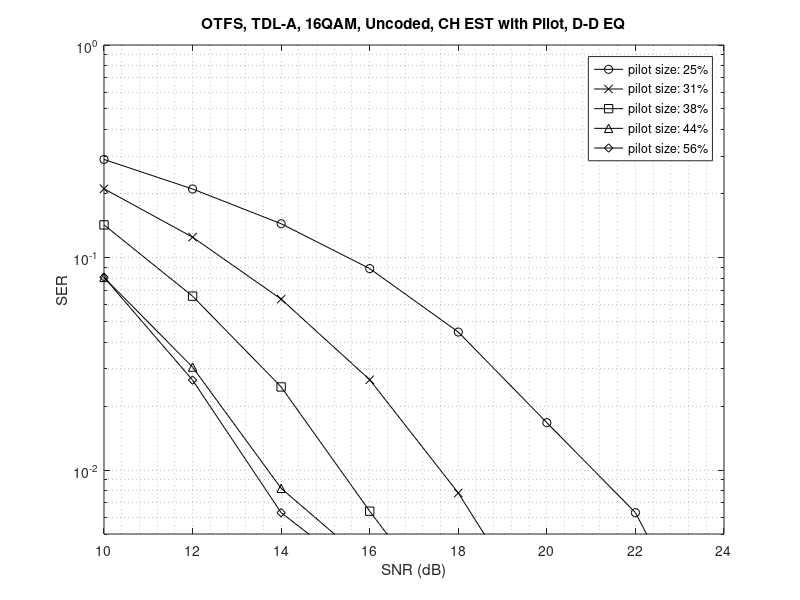
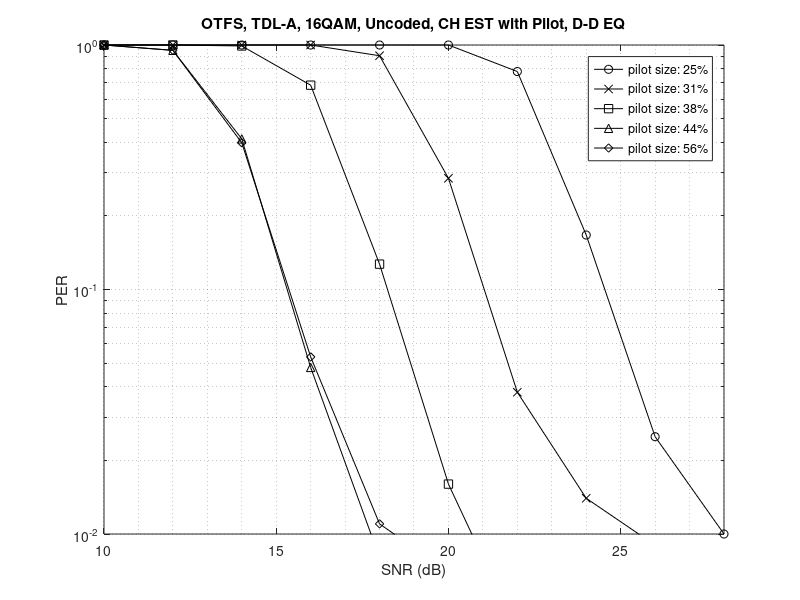

The MATLAB script that drew these images, in order:
% Simulator: test_ch_conv_script
% TDL-A
% 0.01 us rms delay spread
% 3 km/h mobility

% [SNR, NUM PKTS, SER TFEQ, SER DDEQ, PER TFEQ, PER DDEQ]
% 1) OTFS with cyclic postfix / pilot size 16 (channel estimation with pilot)
% 2) OTFS with cyclic postfix / pilot size 20 (channel estimation with pilot)
% 3) OTFS with cyclic postfix / pilot size 24 (channel estimation with pilot)
% 4) OTFS with cyclic postfix / pilot size 28 (channel estimation with pilot)

% with cyclic postfix / synch delayed to prevent inter-symbol interference
% pilot size: 16x14 / guard: 8x14
per_pilot16 = [...
    10.0   1000  0.1554  0.2894  0.3440  1.0000
    12.0   1000  0.0901  0.2101  0.1950  1.0000
    14.0   1000  0.0692  0.1442  0.1430  1.0000
    16.0   1000  0.0368  0.0887  0.0770  1.0000
    18.0   1000  0.0254  0.0446  0.0560  1.0000
    20.0   1000  0.0169  0.0167  0.0420  1.0000
    22.0   1000  0.0133  0.0063  0.0320  0.7790
    24.0   1000  0.0060  0.0010  0.0160  0.1670
    26.0   1000  0.0069  0.0013  0.0190  0.0250
    28.0   1000  0.0049  0.0013  0.0090  0.0100];

% with cyclic postfix / synch delayed to prevent inter-symbol interference
% pilot size: 20x14 / guard: 10x14
per_pilot20 = [...
    10.0   1000  0.1503  0.2106  0.3310  1.0000
    12.0   1000  0.1000  0.1247  0.2140  1.0000
    14.0   1000  0.0610  0.0637  0.1290  1.0000
    16.0   1000  0.0443  0.0266  0.0970  1.0000
    18.0   1000  0.0251  0.0078  0.0530  0.9040
    20.0   1000  0.0194  0.0017  0.0400  0.2850
    22.0   1000  0.0098  0.0020  0.0250  0.0380
    24.0   1000  0.0088  0.0017  0.0270  0.0140
    26.0   1000  0.0084  0.0008  0.0250  0.0090
    28.0   1000  0.0028  0.0004  0.0120  0.0060];
  
% with cyclic postfix / synch delayed to prevent inter-symbol interference
% pilot size: 24x14 / guard: 12x14
per_pilot24 = [...
    10.0   1000  0.1503  0.1424  0.3270  1.0000
    12.0   1000  0.1045  0.0658  0.2110  1.0000
    14.0   1000  0.0747  0.0246  0.1490  0.9910
    16.0   1000  0.0412  0.0064  0.0900  0.6850
    18.0   1000  0.0283  0.0018  0.0680  0.1270
    20.0   1000  0.0157  0.0006  0.0370  0.0160
    22.0   1000  0.0107  0.0001  0.0290  0.0040
    24.0   1000  0.0125  0.0001  0.0220  0.0050
    26.0   1000  0.0044  0.0007  0.0130  0.0030
    28.0   1000  0.0070  0.0003  0.0160  0.0050];

% with cyclic postfix / synch delayed to prevent inter-symbol interference
% pilot size: 28x14 / guard: 14x14
per_pilot28 = [...
    10.0   1000  0.1381  0.0806  0.2880  1.0000
    12.0   1000  0.1010  0.0305  0.1940  0.9510
    14.0   1000  0.0630  0.0082  0.1280  0.4130
    16.0   1000  0.0425  0.0036  0.0790  0.0480
    18.0   1000  0.0296  0.0008  0.0600  0.0080
    20.0   1000  0.0203  0.0018  0.0390  0.0060
    22.0   1000  0.0131  0.0013  0.0310  0.0030
    24.0   1000  0.0051  0.0000  0.0190  0.0000
    26.0   1000  0.0057  0.0004  0.0140  0.0010
    28.0   1000  0.0042  0.0000  0.0080  0.0000];

% with cyclic postfix / synch delayed to prevent inter-symbol interference
% pilot size: 28x14 / guard: 18x14
per_pilot28a = [...
    10.0   1000  0.1470  0.0807  0.2960  1.0000
    12.0   1000  0.1059  0.0265  0.2120  0.9510
    14.0   1000  0.0688  0.0063  0.1280  0.3980
    16.0   1000  0.0451  0.0030  0.0890  0.0530
    18.0   1000  0.0278  0.0016  0.0580  0.0110
    20.0   1000  0.0199  0.0009  0.0470  0.0070
    22.0   1000  0.0136  0.0006  0.0280  0.0040
    24.0   1000  0.0059  0.0004  0.0150  0.0020
    26.0   1000  0.0054  0.0005  0.0140  0.0040
    28.0   1000  0.0060  0.0002  0.0160  0.0030];

ser_otfs_tdla_v3_pilot16 = per_pilot16(:, [1 4]);
per_otfs_tdla_v3_pilot16 = per_pilot16(:, [1 6]);
ser_otfs_tdla_v3_pilot20 = per_pilot20(:, [1 4]);
per_otfs_tdla_v3_pilot20 = per_pilot20(:, [1 6]);
ser_otfs_tdla_v3_pilot24 = per_pilot24(:, [1 4]);
per_otfs_tdla_v3_pilot24 = per_pilot24(:, [1 6]);
ser_otfs_tdla_v3_pilot28 = per_pilot28(:, [1 4]);
per_otfs_tdla_v3_pilot28 = per_pilot28(:, [1 6]);
ser_otfs_tdla_v3_pilot28a = per_pilot28a(:, [1 4]);
per_otfs_tdla_v3_pilot28a = per_pilot28a(:, [1 6]);

figure
semilogy(ser_otfs_tdla_v3_pilot16(:,1),ser_otfs_tdla_v3_pilot16(:,2),'-ko'), hold on
semilogy(ser_otfs_tdla_v3_pilot20(:,1),ser_otfs_tdla_v3_pilot20(:,2),'-kx')
semilogy(ser_otfs_tdla_v3_pilot24(:,1),ser_otfs_tdla_v3_pilot24(:,2),'-ks')
semilogy(ser_otfs_tdla_v3_pilot28(:,1),ser_otfs_tdla_v3_pilot28(:,2),'-k^')
semilogy(ser_otfs_tdla_v3_pilot28a(:,1),ser_otfs_tdla_v3_pilot28a(:,2),'-kd'), hold off
grid minor
title('OTFS, TDL-A, 16QAM, Uncoded, CH EST with Pilot, D-D EQ')
xlabel('SNR (dB)'), ylabel('SER')
legend('pilot size: 25%', 'pilot size: 31%', 'pilot size: 38%', 'pilot size: 44%', 'pilot size: 56%')
axis([10 24 5e-3 1])

figure
semilogy(per_otfs_tdla_v3_pilot16(:,1),per_otfs_tdla_v3_pilot16(:,2),'-ko'), hold on
semilogy(per_otfs_tdla_v3_pilot20(:,1),per_otfs_tdla_v3_pilot20(:,2),'-kx')
semilogy(per_otfs_tdla_v3_pilot24(:,1),per_otfs_tdla_v3_pilot24(:,2),'-ks')
semilogy(per_otfs_tdla_v3_pilot28(:,1),per_otfs_tdla_v3_pilot28(:,2),'-k^')
semilogy(per_otfs_tdla_v3_pilot28a(:,1),per_otfs_tdla_v3_pilot28a(:,2),'-kd'), hold off
grid minor
title('OTFS, TDL-A, 16QAM, Uncoded, CH EST with Pilot, D-D EQ')
xlabel('SNR (dB)'), ylabel('PER')
legend('pilot size: 25%', 'pilot size: 31%', 'pilot size: 38%', 'pilot size: 44%', 'pilot size: 56%')
axis([10 28 1e-2 1])
